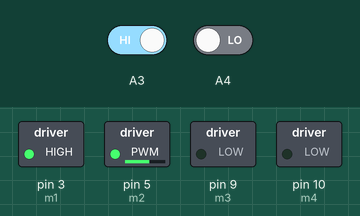
This sketch was run on a simulated Arduino Uno, built with avr-gcc and run on an emulated ATmega328P. On the bench: switched loads named in the sketch (green lamp = pin HIGH). Inputs (shaded band) come from the test bench; at power-on: A3 HIGH, A4 LOW.

Above: at 1.2 s.
1.3 s: A3 driven LOW
At 2.5 s:
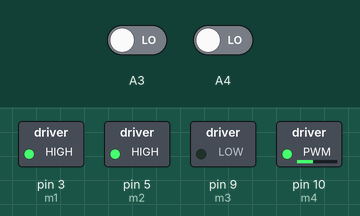
2.8 s: A4 driven HIGH
At 3.8 s:
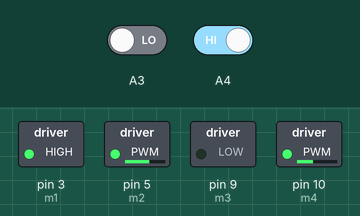
4.3 s: A4 driven LOW
At 4.9 s:
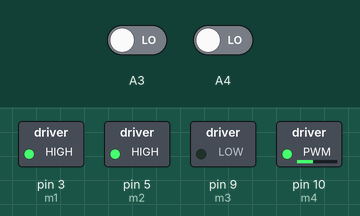
Timing chart, 0 to 7.3 s (numbered marks = the images above; inputs shaded):
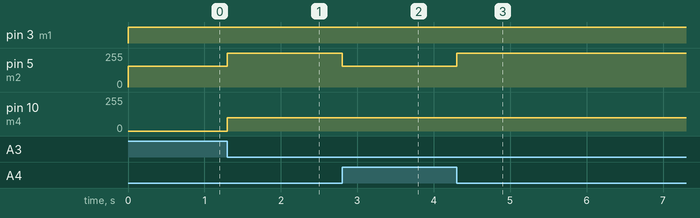

Measured:
- after the input at 1.3 s, pin 5 (m2): 155/255 → 255/255 at once; pin 10 (m4): 0/255 → 100/255 at once
- after the input at 2.8 s, pin 5 (m2): 255/255 → 155/255 at once
- after the input at 4.3 s, pin 5 (m2): 155/255 → 255/255 at once

The sketch:

mobilMobilan2.ino
```cpp
#define m1 3
#define m2 5
#define m3 9
#define m4 10

int arrow =0;
void setup() {

pinMode(m1,OUTPUT);
pinMode(m2,OUTPUT);
pinMode(m3,OUTPUT);
pinMode(m4,OUTPUT);
pinMode(12,INPUT);
pinMode(13,INPUT);

}

void loop() {

//int lsensor=digitalRead(1);
//int rsensor=digitalRead(2);
int lsensor=digitalRead(A3);
int rsensor=digitalRead(A4);
//int lsensor=digitalRead(5);

if((lsensor == LOW)&&(rsensor== HIGH))
{
motorOut(100,100,2);
}
if((lsensor== HIGH)&&(rsensor== LOW))
{
//belok kiri
motorOut(0,100,2);

}

if((lsensor==HIGH)&&(rsensor== HIGH))
{
motorOut(0,100,2);

//belok kiri

}
if((lsensor== LOW)&&(rsensor==LOW))
{
//belok kanan
motorOut(100,0,2);
}
}

//Fungsi untuk menggerakkan motor
void motorOut(unsigned char lpwm, unsigned char rpwm, int arrow){
//arrow =1 mundur, 2 maju,
if(arrow==1){
digitalWrite(m3,HIGH);
digitalWrite(m1,LOW);
analogWrite(m4,255-lpwm);
analogWrite(m2,rpwm);
}
else if (arrow==2)
{
digitalWrite(m3,LOW);
digitalWrite(m1,HIGH);
analogWrite(m4,lpwm);
analogWrite(m2,255-rpwm);
}
}
```
